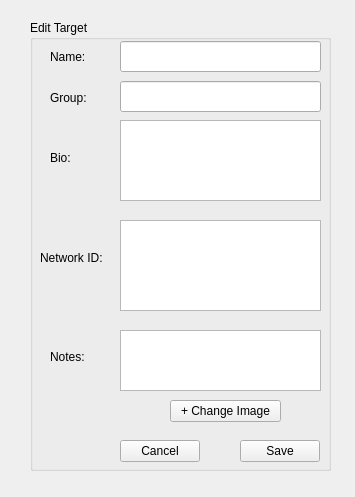
<?xml version="1.0" encoding="UTF-8"?>
<ui version="4.0">
 <class>AddUser</class>
 <widget class="QMainWindow" name="AddUser">
  <property name="geometry">
   <rect>
    <x>0</x>
    <y>0</y>
    <width>355</width>
    <height>497</height>
   </rect>
  </property>
  <property name="windowTitle">
   <string>AddUser</string>
  </property>
  <widget class="QWidget" name="centralWidget">
   <widget class="QTextEdit" name="textEdit_3">
    <property name="geometry">
     <rect>
      <x>120</x>
      <y>120</y>
      <width>201</width>
      <height>81</height>
     </rect>
    </property>
   </widget>
   <widget class="QLineEdit" name="lineEdit">
    <property name="geometry">
     <rect>
      <x>120</x>
      <y>81</y>
      <width>201</width>
      <height>31</height>
     </rect>
    </property>
   </widget>
   <widget class="QLineEdit" name="lineEdit_2">
    <property name="geometry">
     <rect>
      <x>120</x>
      <y>41</y>
      <width>201</width>
      <height>31</height>
     </rect>
    </property>
   </widget>
   <widget class="QLabel" name="label_4">
    <property name="geometry">
     <rect>
      <x>50</x>
      <y>50</y>
      <width>59</width>
      <height>14</height>
     </rect>
    </property>
    <property name="text">
     <string>Name:</string>
    </property>
   </widget>
   <widget class="QLabel" name="label_5">
    <property name="geometry">
     <rect>
      <x>50</x>
      <y>90</y>
      <width>61</width>
      <height>16</height>
     </rect>
    </property>
    <property name="text">
     <string>Group:</string>
    </property>
   </widget>
   <widget class="QGroupBox" name="groupBox">
    <property name="geometry">
     <rect>
      <x>30</x>
      <y>20</y>
      <width>301</width>
      <height>451</height>
     </rect>
    </property>
    <property name="title">
     <string>Edit Target</string>
    </property>
    <widget class="QTextEdit" name="textEdit_2">
     <property name="geometry">
      <rect>
       <x>90</x>
       <y>310</y>
       <width>201</width>
       <height>61</height>
      </rect>
     </property>
    </widget>
    <widget class="QLabel" name="label_3">
     <property name="geometry">
      <rect>
       <x>20</x>
       <y>330</y>
       <width>59</width>
       <height>14</height>
      </rect>
     </property>
     <property name="text">
      <string>Notes:</string>
     </property>
    </widget>
    <widget class="QTextEdit" name="textEdit">
     <property name="geometry">
      <rect>
       <x>90</x>
       <y>200</y>
       <width>201</width>
       <height>91</height>
      </rect>
     </property>
    </widget>
    <widget class="QLabel" name="label_2">
     <property name="geometry">
      <rect>
       <x>10</x>
       <y>230</y>
       <width>71</width>
       <height>16</height>
      </rect>
     </property>
     <property name="text">
      <string>Network ID:</string>
     </property>
    </widget>
    <widget class="QLabel" name="label">
     <property name="geometry">
      <rect>
       <x>20</x>
       <y>130</y>
       <width>21</width>
       <height>16</height>
      </rect>
     </property>
     <property name="text">
      <string>Bio:</string>
     </property>
    </widget>
    <widget class="QPushButton" name="pushButton">
     <property name="geometry">
      <rect>
       <x>210</x>
       <y>420</y>
       <width>80</width>
       <height>22</height>
      </rect>
     </property>
     <property name="text">
      <string>Save</string>
     </property>
    </widget>
    <widget class="QPushButton" name="pushButton_2">
     <property name="geometry">
      <rect>
       <x>90</x>
       <y>420</y>
       <width>80</width>
       <height>22</height>
      </rect>
     </property>
     <property name="text">
      <string>Cancel</string>
     </property>
    </widget>
    <widget class="QPushButton" name="pushButton_3">
     <property name="geometry">
      <rect>
       <x>140</x>
       <y>380</y>
       <width>111</width>
       <height>22</height>
      </rect>
     </property>
     <property name="text">
      <string>+ Change Image</string>
     </property>
    </widget>
   </widget>
   <zorder>groupBox</zorder>
   <zorder>textEdit_3</zorder>
   <zorder>lineEdit</zorder>
   <zorder>lineEdit_2</zorder>
   <zorder>label_4</zorder>
   <zorder>label_5</zorder>
  </widget>
 </widget>
 <layoutdefault spacing="6" margin="11"/>
 <resources/>
 <connections/>
</ui>
